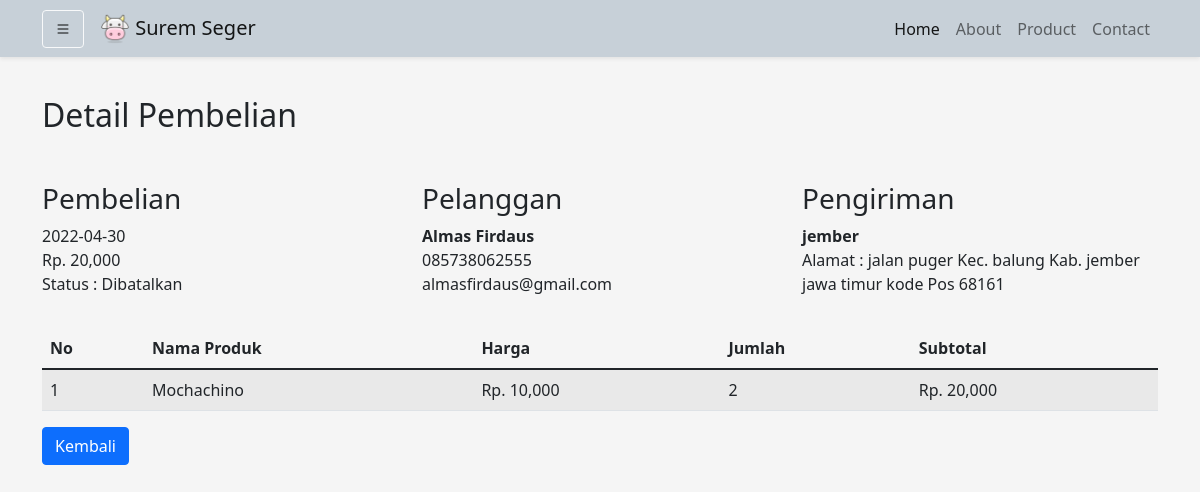
The app's page /Admin/detailPembatalan.php?id=34 (signed in) with its own data.
### tables this page shows
CREATE TABLE `pembelian` (
  `id_pembelian` int(11) NOT NULL,
  `id_user` int(11) NOT NULL,
  `tanggal_pembelian` date NOT NULL,
  `total_pembelian` int(11) NOT NULL,
  `opsi_pengiriman` varchar(30) NOT NULL,
  `opsi_pembayaran` varchar(30) NOT NULL,
  `alamat_pengiriman` text NOT NULL,
  `status_pembelian` varchar(50) NOT NULL,
  `status_terima` varchar(50) NOT NULL
);

CREATE TABLE `users` (
  `id` int(8) NOT NULL,
  `namalengkap` varchar(30) NOT NULL,
  `email` varchar(30) NOT NULL,
  `alamat` varchar(50) NOT NULL,
  `provinsi` varchar(30) NOT NULL,
  `kota` varchar(30) NOT NULL,
  `kecamatan` varchar(30) NOT NULL,
  `kodepos` varchar(10) NOT NULL,
  `nohp` varchar(13) NOT NULL,
  `password` varchar(255) NOT NULL,
  `role` varchar(2) NOT NULL,
  `gambar` varchar(100) NOT NULL
);

CREATE TABLE `pembelian_produk` (
  `id_pembelian_produk` int(11) NOT NULL,
  `id_pembelian` int(11) NOT NULL,
  `id_produk` int(11) NOT NULL,
  `jumlah` int(11) NOT NULL,
  `nama` varchar(50) NOT NULL,
  `harga` int(11) NOT NULL,
  `berat` int(11) NOT NULL,
  `subberat` int(11) NOT NULL,
  `subharga` int(11) NOT NULL
);

### functions.php (called while the page is built, shortened)
<?php
$conn = mysqli_connect("localhost", "root", "", "db_suremseger");
function query($query)
{
    global $conn;
    $result = mysqli_query($conn, $query);
    $rows = [];
    while ($row = mysqli_fetch_assoc($result)) {
        $rows[] = $row;
    }
    return $rows;
}

### Admin/detailPembatalan.php (the view, shortened to what this page needs)
<?php
require_once('../functions.php');
?>
<!DOCTYPE html>
<html lang="en">
<head>
    <link href="https://cdn.jsdelivr.net/npm/bootstrap@5.1.3/dist/css/bootstrap.min.css" rel="stylesheet" />
    <link rel="stylesheet" href="https://cdn.jsdelivr.net/npm/bootstrap-icons@1.8.1/font/bootstrap-icons.css" />
    <link rel="stylesheet" href="../style.css" />
</head>
<body>
    <?php include 'nav_sidebar.php' ?>
    <section id="detail">
        <div class="container">
            <h2 class="mb-5">Detail Pembelian</h2>
            <?php
            $ambil = query("SELECT * FROM pembelian JOIN users
                                ON pembelian.id_user = users.id
                                WHERE pembelian.id_pembelian = {$_GET['id']}")[0];
            ?>
            <div class="row">
                <div class="col-md-4">
                    <h3>Pembelian</h3>
                    <p>
                        <?= $ambil['tanggal_pembelian']; ?> <br>
                        Rp. <?= number_format($ambil['total_pembelian']); ?> <br>
                        Status : <?= $ambil['status_terima']; ?> <br>
                    </p>
                </div>
                <div class="col-md-4">
                    <h3>Pelanggan</h3>
                    <strong><?= $ambil['namalengkap']; ?></strong> <br>
                    <p>
                        <?= $ambil['nohp']; ?> <br>
                        <?= $ambil['email']; ?>
                    </p>
                </div>
                <div class="col-md-4">
                    <h3>Pengiriman</h3>
                    <strong><?= $ambil['kota']; ?></strong>
                    <p>
                        Alamat : <?= $ambil['alamat_pengiriman']; ?>
                    </p>
                </div>
            </div>
            <table class="table table-striped table-hover mt-3">
                <thead>
                    <tr>
                        <th>No</th>
                        <th>Nama Produk</th>
                        <th>Harga</th>
                        <th>Jumlah</th>
                        <th>Subtotal</th>
                    </tr>
                </thead>
                <tbody>
                    <?php $i = 1 ?>
                    <?php $ambil = query("SELECT * FROM pembelian_produk
                                                WHERE id_pembelian = {$_GET['id']}"); ?>
                    <?php foreach ($ambil as $pecah) : ?>
                        <tr>
                            <td><?= $i; ?></td>
                            <td><?= $pecah['nama']; ?></td>
                            <td>Rp. <?= number_format($pecah['harga']); ?></td>
                            <td><?= $pecah['jumlah']; ?></td>
                            <td>
                                Rp. <?= number_format($pecah['subharga']); ?>
                            </td>
                        </tr>
                        <?php $i++ ?>
                    <?php endforeach; ?>
                </tbody>
            </table>
            <a href="dataPembatalan.php" class="btn btn-primary">Kembali</a>
        </div>
    </section>
</body>
</html>

### style.css (style rules this page uses)
body { background-color: whitesmoke; }
section { padding-top: 6rem; }

### records on screen
pembelian: tanggal_pembelian "2022-04-30", total_pembelian "20,000", status_terima "Dibatalkan", id_user.namalengkap "Almas Firdaus", id_user.nohp "085738062555", id_user.email "almasfirdaus@gmail.com", id_user.kota "jember", alamat_pengiriman "jalan puger Kec. balung Kab. jember jawa timur kode Pos 68161"
pembelian_produk: nama "Mochachino", harga "10,000", jumlah "2", subharga "20,000"
